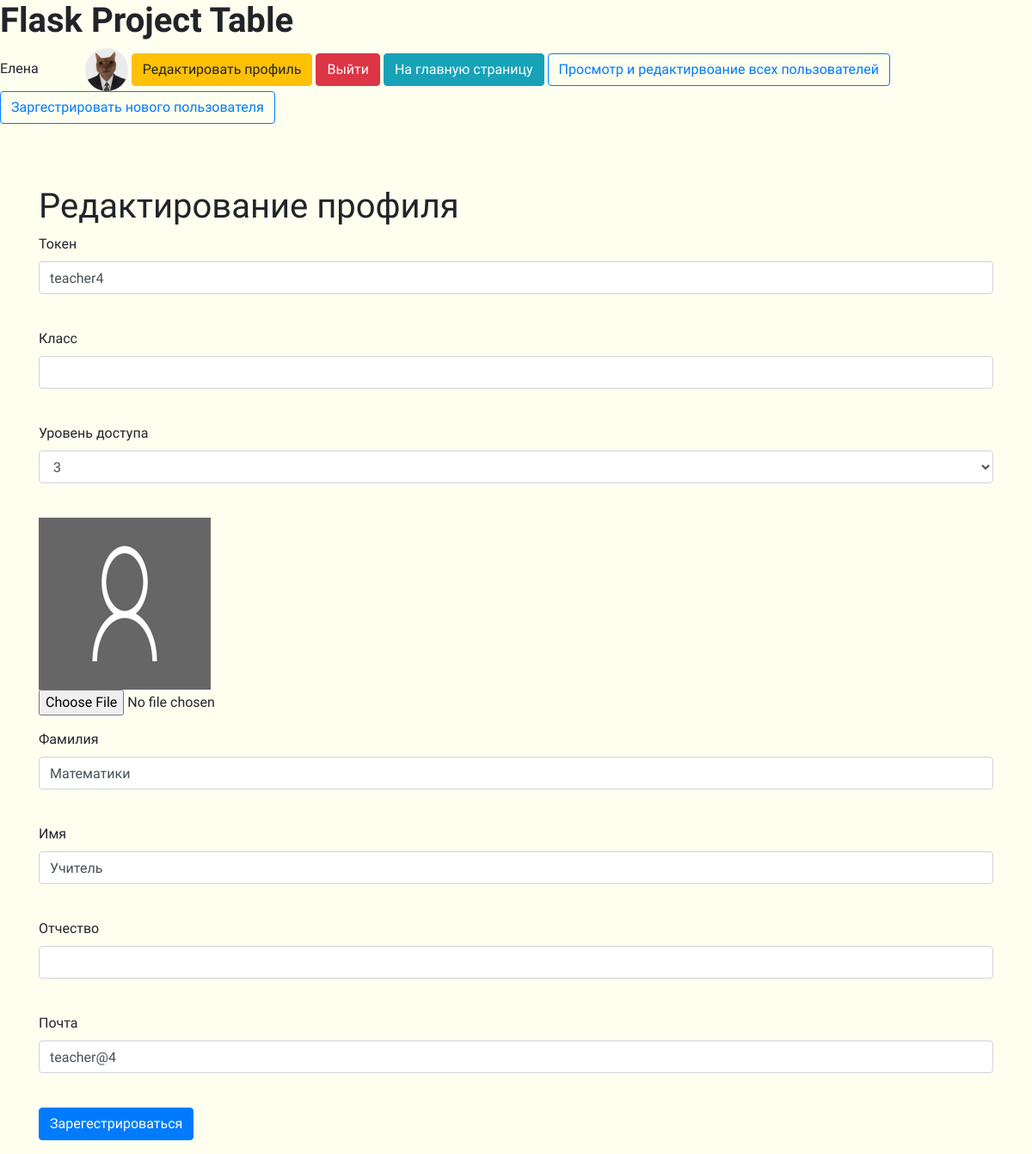
The app's page /user_edit/7 (signed in), older data.
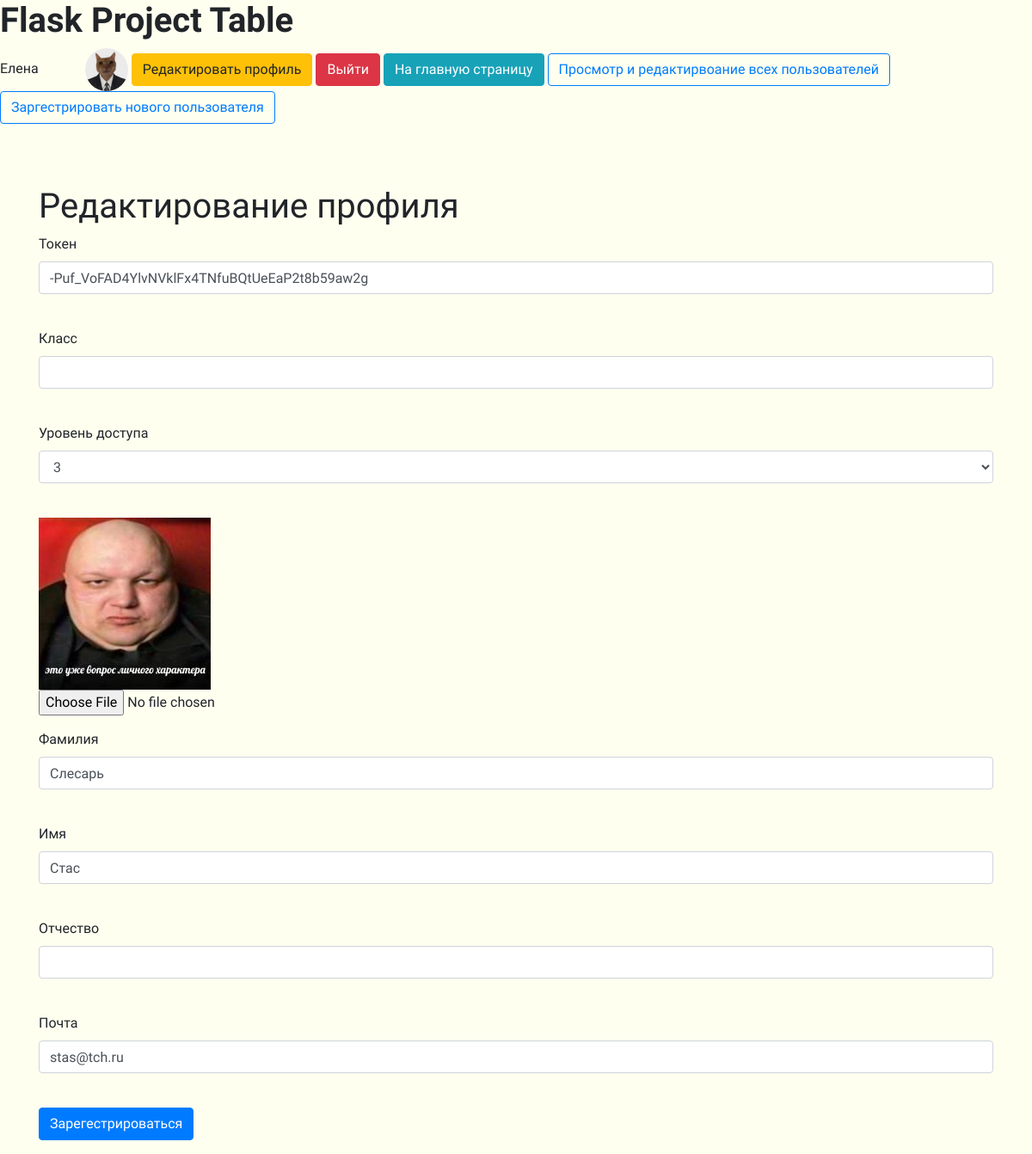
The same page, newer data.
### tables this page shows
CREATE TABLE "users"
(
	id INTEGER not null
		primary key,
	name VARCHAR,
	surname VARCHAR,
	patronymic VARCHAR,
	grade VARCHAR,
	email VARCHAR,
	hashed_password VARCHAR,
	modified_date DATETIME,
	access_level INTEGER,
	token VARCHAR
		unique,
	image VARCHAR default 'static/img/default.png'
);

### app.py (the view, shortened to what this page needs)
@app.route('/user_edit/<int:id>', methods=['GET', 'POST'])
@login_required
def user_edit(id):
    form = RegisterForm()
    level = 0
    if request.method == "GET":
        db_sess = db_session.create_session()
        if current_user.id == 1:
            user = db_sess.query(User).filter(User.id == id).first()
            form.access_level.choices = [(3, 3), (2, 2), (1, 1)]
            form.access_level.data = user.access_level
            level = 1 if user.id != 1 else 0
            form.password.validators = []
            form.password_again.validators = []
        else:
            user = db_sess.query(User).filter(User.id == current_user.id).first()
            form.access_level.choices = [user.access_level]
            level = 0
        if user:
            form.name.data = user.name
            form.surname.data = user.surname
            form.patronymic.data = user.patronymic
            form.grade.data = user.grade
            form.email.data = user.email
            form.token.data = user.token
        else:
            abort(404)
        image_path = user.image
    return render_template('register.html', title='Редактирование профиля', form=form,
                           level=level,
                           image_path=image_path)

### forms/register.py
class RegisterForm(FlaskForm):
    token = StringField('Токен', validators=[DataRequired()])
    grade = StringField('Класс')
    access_level = SelectField('Уровень доступа', choices=[(3, 3), (2, 2), (1, 1)])
    surname = StringField('Фамилия')
    name = StringField('Имя')
    patronymic = StringField('Отчество')
    email = EmailField('Почта', validators=[DataRequired()])
    password = PasswordField('Пароль', validators=[DataRequired()])
    password_again = PasswordField('Повторите пароль', validators=[DataRequired()])
    submit = SubmitField('Зарегестрироваться')

### app.py (called while the page is built)
@login_manager.user_loader
def load_user(user_id):
    db_sess = db_session.create_session()
    return db_sess.query(User).get(user_id)

### data/sqlalchemy/db_session.py (called while the page is built)
def create_session() -> Session:
    global __factory
    return __factory()

### templates/register.html (shortened to what this page needs)
{% extends "base.html" %}
{% block content %}
    <h1>{{ title }}</h1>
    <form action="" enctype=multipart/form-data method="post">
        <p>
            {{ form.token.label }}
            {% if level == 1 %}
                <br>{{ form.token(class="form-control", type="token") }}<br>
            {% else %}
                <br>{{ form.token(class="form-control", type="token", readonly="readonly") }}<br>
            {% endif %}
        <p>
            {{ form.grade.label }}
            {% if level == 1 %}
                <br>{{ form.grade(class="form-control", type="grade") }}<br>
            {% else %}
                <br>{{ form.grade(class="form-control", type="grade", readonly="readonly") }}<br>
            {% endif %}
        <p>
            {{ form.access_level.label }}<br>
            {{ form.access_level(class="form-control", type="access_level") }}<br>
        <p>
            <img src="{{ image_path }}" alt="А где">
            <input type=file class="form-control-file"
                   accept="image/png, image/jpg, image/jpeg" name=file value=Upload>
        <p>
            {{ form.surname.label }}<br>
            {{ form.surname(class="form-control", type="surname") }}<br>
        <p>
            {{ form.name.label }}<br>
            {{ form.name(class="form-control", type="name") }}<br>
        <p>
            {{ form.patronymic.label }}<br>
            {{ form.patronymic(class="form-control", type="patronymic") }}<br>
        <p>
            {{ form.email.label }}<br>
            {{ form.email(class="form-control", type="email") }}<br>
        <p>{{ form.submit(type="submit", class="btn btn-primary") }}</p>
    </form>
{% endblock %}

Row changes from the older to the newer data that the page shows:
changed users: token "teacher4" → "-Puf_VoFAD4YlvNVklFx4TNfuBQtUeEaP2t8b59aw2g"; image: picture added in place of a placeholder; surname "Математики" → "Слесарь"; name "Учитель" → "Стас"; email "teacher@4" → "stas@tch.ru"
